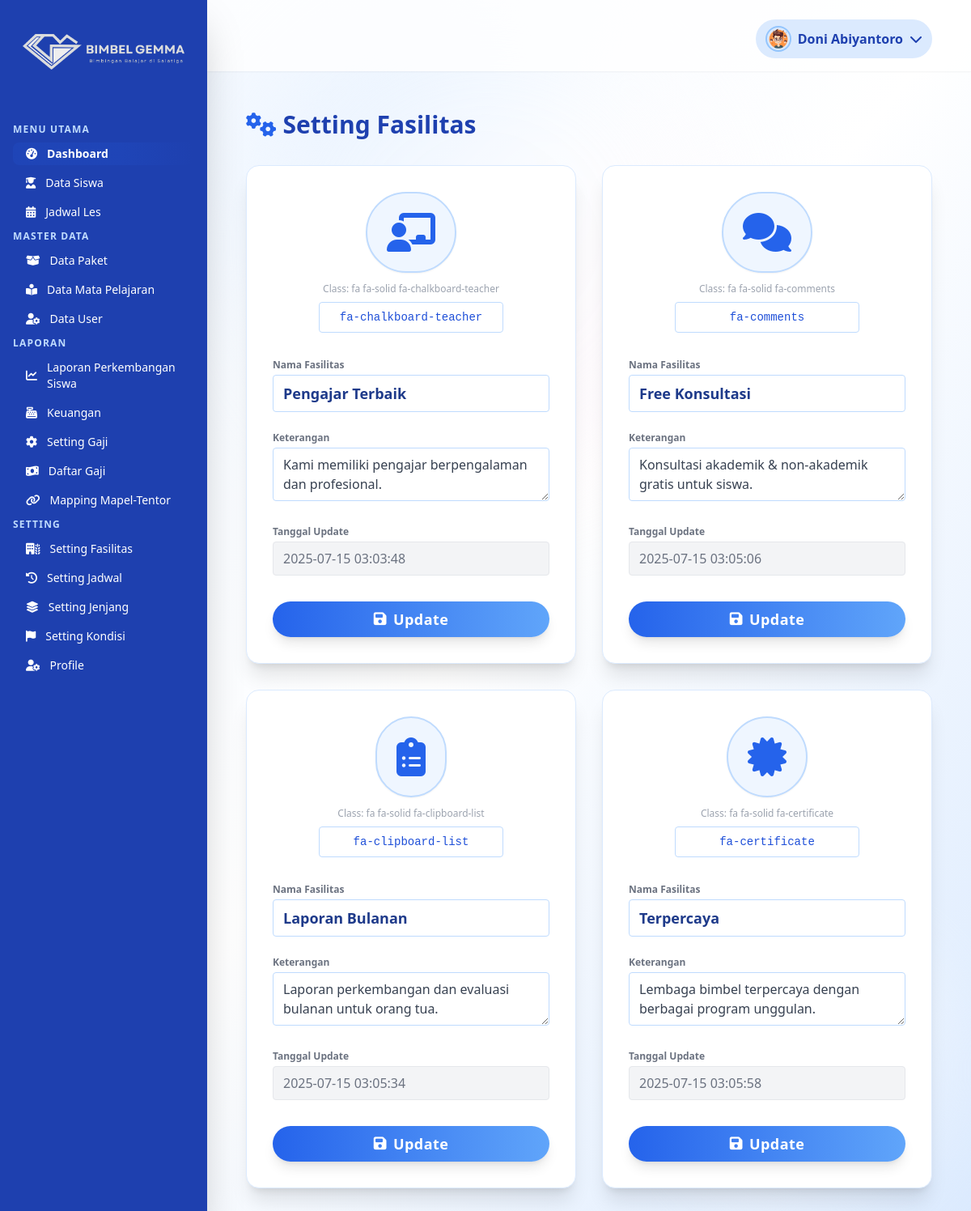
/dashboard/setting_fasilitas.php (signed in), run on the app's committed database.
### tables this page shows
CREATE TABLE `tb_fasilitas` (
  `id` int(11) NOT NULL,
  `nama` varchar(50) NOT NULL,
  `keterangan` varchar(255) NOT NULL,
  `ikon` varchar(50) NOT NULL,
  `tanggal` timestamp NOT NULL DEFAULT current_timestamp() ON UPDATE current_timestamp()
);

### dashboard/setting_fasilitas.php (the view, shortened to what this page needs)
<?php
include 'header.php';
include '../api/db.php';
$sql = "SELECT * FROM tb_fasilitas ORDER BY id ASC";
$result = $pdo->query($sql);
$data_fasilitas = $result->fetchAll(PDO::FETCH_ASSOC);
?>
<div class="flex items-center justify-between mb-8">
  <h1 class="text-2xl md:text-3xl font-extrabold text-blue-800 flex items-center gap-2">
    <i class="fa fa-cogs text-blue-600"></i> Setting Fasilitas
  </h1>
</div>
<div class="max-w-5xl mx-auto">
  <div class="grid grid-cols-1 md:grid-cols-2 gap-8">
    <?php foreach ($data_fasilitas as $fasilitas): ?>
    <?php
      $ikon = trim($fasilitas['ikon']);
      if (!preg_match('/fa-(solid|regular|brands)/', $ikon)) {
        $ikon = 'fa-solid ' . $ikon;
      }
      if (strpos($ikon, 'fa ') !== 0) {
        $ikon = 'fa ' . $ikon;
      }
    ?>
    <form class="bg-white shadow-xl rounded-2xl p-8 flex flex-col gap-6 fasilitas-form border border-blue-100 hover:shadow-2xl transition duration-300 group relative" data-id="<?= $fasilitas['id'] ?>">
      <div class="flex flex-col items-center mb-2">
        <div class="rounded-full bg-blue-50 p-6 border-2 border-blue-200 group-hover:scale-105 transition-transform mb-3 shadow-sm">
          <i class="<?= htmlspecialchars($ikon) ?> text-5xl text-blue-600"></i>
        </div>
        <div class="text-xs text-gray-400 mb-2">Class: <?= htmlspecialchars($ikon) ?></div>
        <input type="text" name="ikon" value="<?= htmlspecialchars($fasilitas['ikon']) ?>" class="border border-blue-200 rounded px-3 py-2 w-2/3 text-center focus:ring-2 focus:ring-blue-400 focus:outline-none text-blue-700 font-mono text-sm" placeholder="Icon (Font Awesome)" required />
      </div>
      <div>
        <label class="block text-xs font-semibold text-gray-500 mb-1">Nama Fasilitas</label>
        <input type="text" name="nama" value="<?= htmlspecialchars($fasilitas['nama']) ?>" class="border border-blue-200 rounded px-3 py-2 w-full focus:ring-2 focus:ring-blue-400 focus:outline-none font-bold text-lg text-blue-900" required />
      </div>
      <div>
        <label class="block text-xs font-semibold text-gray-500 mb-1">Keterangan</label>
        <textarea name="keterangan" class="border border-blue-200 rounded px-3 py-2 w-full focus:ring-2 focus:ring-blue-400 focus:outline-none min-h-[60px] text-gray-700" required><?= htmlspecialchars($fasilitas['keterangan']) ?></textarea>
      </div>
      <div>
        <label class="block text-xs font-semibold text-gray-500 mb-1">Tanggal Update</label>
        <input type="text" value="<?= htmlspecialchars($fasilitas['tanggal']) ?>" class="border border-gray-200 rounded px-3 py-2 w-full bg-gray-100 text-gray-500" readonly />
      </div>
      <button type="submit" class="mt-2 bg-gradient-to-r from-blue-600 to-blue-400 text-white rounded-full px-8 py-2 font-bold shadow-lg hover:from-blue-700 hover:to-blue-500 transition-all flex items-center gap-2 justify-center text-lg tracking-wide">
        <i class="fa-solid fa-floppy-disk"></i> Update
      </button>
    </form>
    <?php endforeach; ?>
  </div>
</div>
<link rel="stylesheet" href="https://cdnjs.cloudflare.com/ajax/libs/font-awesome/6.4.2/css/all.min.css" />
<?php include 'footer.php'; ?>

### data on the page
tb_fasilitas: ikon "fa fa-solid fa-chalkboard-teacher", ikon "fa-chalkboard-teacher", nama "Pengajar Terbaik", keterangan "Kami memiliki pengajar berpengalaman dan profesional.", tanggal "2025-07-15 03:03:48"
tb_fasilitas: ikon "fa fa-solid fa-comments", ikon "fa-comments", nama "Free Konsultasi", keterangan "Konsultasi akademik & non-akademik gratis untuk siswa.", tanggal "2025-07-15 03:05:06"
tb_fasilitas: ikon "fa fa-solid fa-clipboard-list", ikon "fa-clipboard-list", nama "Laporan Bulanan", keterangan "Laporan perkembangan dan evaluasi bulanan untuk orang tua.", tanggal "2025-07-15 03:05:34"
tb_fasilitas: ikon "fa fa-solid fa-certificate", ikon "fa-certificate", nama "Terpercaya", keterangan "Lembaga bimbel terpercaya dengan berbagai program unggulan.", tanggal "2025-07-15 03:05:58"

### other printed values
$_SESSION['user_nama'] "Doni Abiyantoro"
